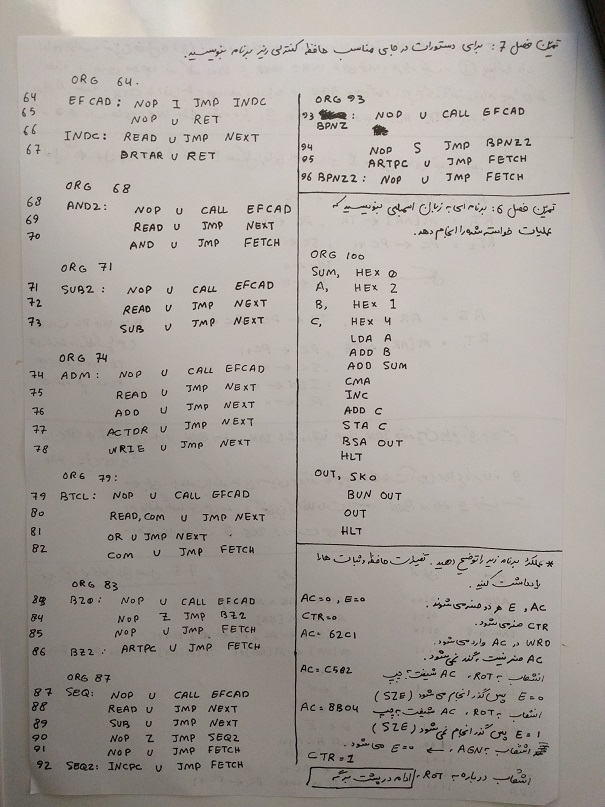
#> input picture image2.jpg, 605 x 807 px, given in place of the camera
$ python main.py
#> lines starting #> are read from the running program, lines starting #| are printed output that depends on the picture; after the words box and inside, x2 and y2 are one past the last pixel; in counts of white or black regions, pixels touching at a corner belong together

import cv2
import numpy as np
from pip import main

def take_pic():

    while True:

        choice = input ('1) camera\n2) URL\nYour choice: ')
#> the answer given: 1
        if choice == '1':
            cam = cv2.VideoCapture(0)
            result, image = cam.read()
#> image is the input picture: shape (807, 605, 3); mean B, G, R 154.9, 160.7, 166.2
            # print(image)
            # print(result)
            cv2.imshow("GeeksForGeeks", image)
            cv2.waitKey(0)
            cv2.destroyAllWindows()

            return image

        elif choice == '2':

            """If you want to enter your address, leave the following two lines uncomment"""
            # url = input("print your url: ")
            # image = cv2.imread( url )
            """If you want to use the default address run next line"""
            image = cv2.imread( 'image.png' )

            cv2.imshow("image", image)
            cv2.waitKey(0)
            cv2.destroyAllWindows()

            return image

        else:
            print('Your choice is incorrect')


def cordinate(image):
    y = image.shape[0]
    x = image.shape[1]
    corner1 = [0 , y]
    corner2 = [x , y]
    corner3 = [0 , 0]
    corner4 = [x , 0]

    return corner1 , corner2 , corner3 , corner4

def starting_point(image):
    img2 = image.copy()
    gray_img = cv2.cvtColor(img2 , cv2.COLOR_BGR2GRAY)
    blur = cv2.blur(gray_img,(2,2))
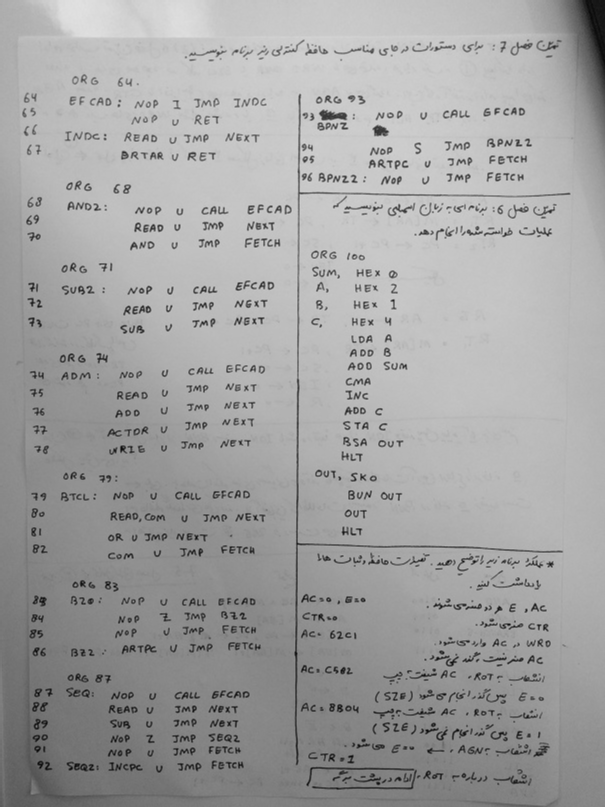
#> blur: shape (807, 605); min 6, max 225, mean 162

    edges = cv2.Canny(blur,60,200)
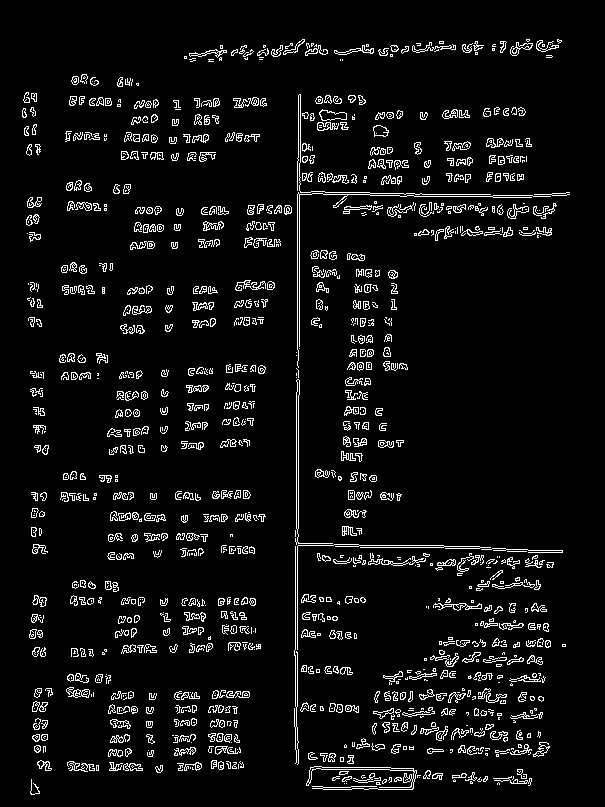
#> edges: shape (807, 605); 6.1% white in thin lines or dots, all inside (x1, y1, x2, y2) = (22, 39, 570, 795)
    kernel = np.ones((4,4),np.uint8)
    dialted = cv2.dilate(edges , kernel , iterations= 2)
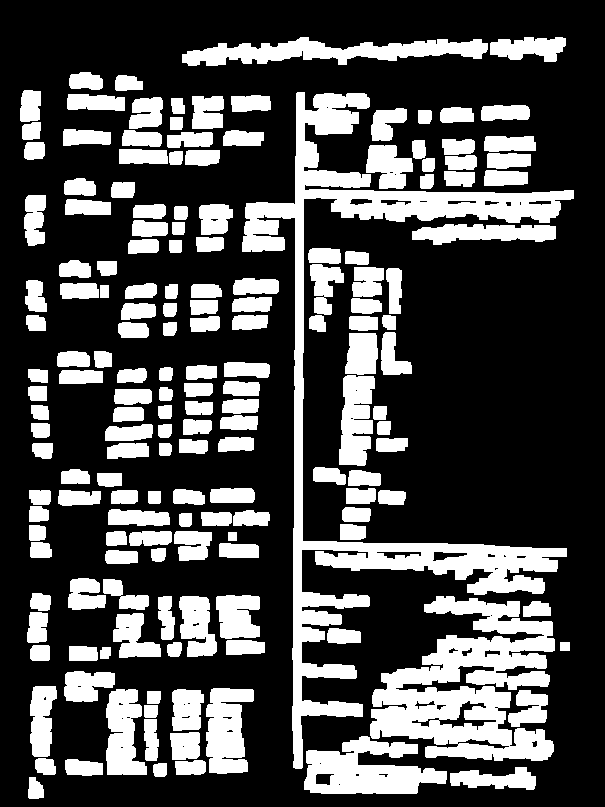
#> dialted: shape (807, 605); 29.7% white; 171 white regions


    # [8 lines of commented-out code are left out]

    contours , _ = cv2.findContours(dialted , cv2.RETR_EXTERNAL , cv2.CHAIN_APPROX_NONE)
#> contours = 171 contours; largest, box (x1, y1, x2, y2) and area: (242, 92, 574, 769) 26768, (370, 596, 555, 761) 16348, (304, 736, 447, 794) 4954, (182, 37, 488, 66) 4292, (206, 688, 254, 774) 2892

    max_area = 0
    max_contour= []

    for cont in contours:
        area = cv2.contourArea(cont)

        if area > max_area :
            max_area = area
            max_contour = cont
#> this loop made 171 passes
#> (area, max_area) on passes 1, 2, 7, 28, 166: (248, 248), (1130.5, 1130.5), (4953.5, 4953.5), (16348, 16348), (26768.5, 26768.5)
#> area on passes 3, 4, 5, 6, 8, 9: 158, 377.5, 492.5, 271.5, 707.5, 474
#> after the loop, max_area = 26768.5; max_contour = contour of 4093 points, box (x1, y1, x2, y2) (242, 92, 574, 769), area 26768

    epsilon = 0.1*cv2.arcLength(max_contour,True)
#> epsilon = 424.7
    aprox_contours = cv2.approxPolyDP( max_contour, epsilon , True)
#> aprox_contours = [[364, 93], [295, 768]]
    hull = cv2.convexHull(aprox_contours, _ , True, True)
#> hull = [[295, 768], [364, 93]]

    cv2.drawContours(image,[hull] , -1, (255,0,0), 3)
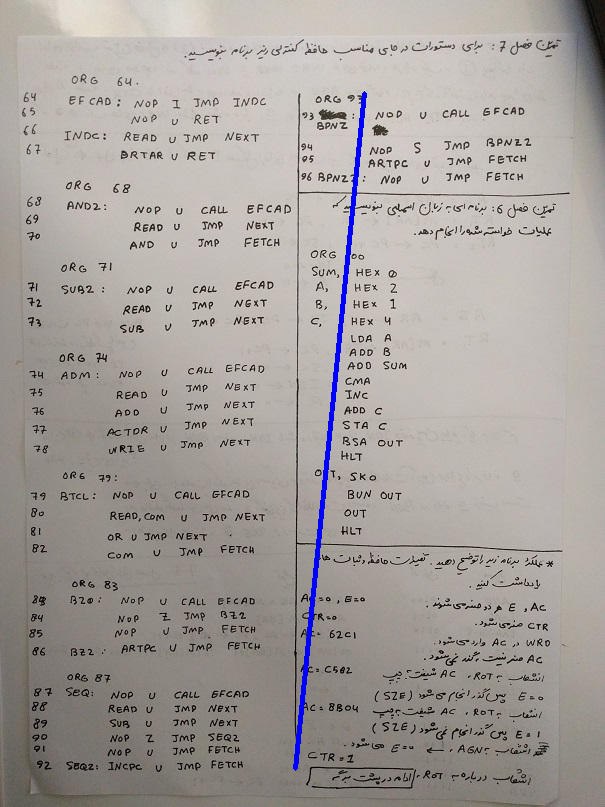
#> image: shape (807, 605, 3); 0.69% of pixels changed, all inside (x1, y1, x2, y2) = (293, 91, 367, 771)
    cv2.imshow("image : ", image)
    cv2.waitKey(0)
    cv2.destroyAllWindows()

#> (the run stopped early here; a loop or call above may not have finished)
